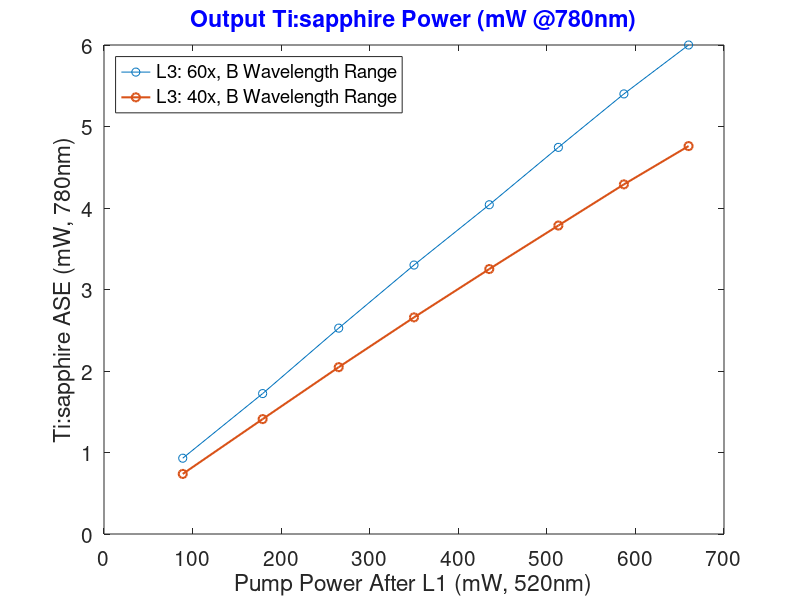
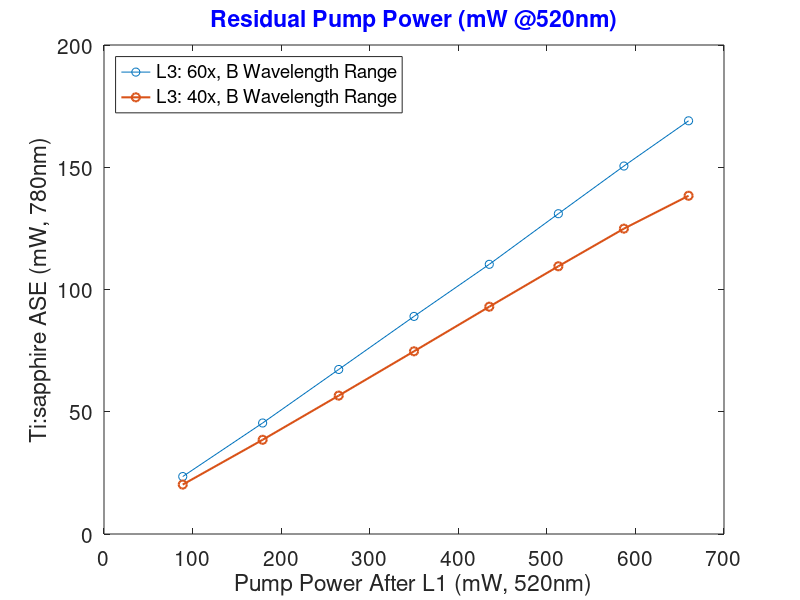

Write the MATLAB code that produced these figures, in order.
clear all
cd('D:\AMO\160926_TiSa LS Development\161006_Data Figures');
Current=[0.3
0.4
0.5
0.6
0.7
0.8
0.9
1
]';

Green=[88.9
179.1
265
350
435
513
587
660
];

Power_60x=[0.93
1.723
2.526
3.3
4.04
4.744
5.4
6
];

Power_40x=[0.737
1.41
2.047
2.658
3.251
3.785
4.29
4.76
];


Res_60x=[23.5
45.4
67.3
89
110.3
131
150.5
169
];

Res_40x=[20.21343
38.5299
56.60433
74.72062
92.96589
109.50615
124.8931
138.3364
];


figure('Position', [100, 100, 800, 500]);
plot(Green,Power_60x,'-o',Green,Power_40x,'-o','LineWidth',1.5);
xlabel('Pump Power After L1 (mW, 520nm)','fontsize',15);
ylabel('Ti:sapphire ASE (mW, 780nm)','fontsize',15);
legend('L3: 60x, B Wavelength Range','L3: 40x, B Wavelength Range','Location','NorthWest')
title('Output Ti:sapphire Power (mW @780nm)','fontsize',15,'color','b')
set(gca,'fontsize',15)


figure('Position', [100, 100, 800, 500]);
plot(Green,Res_60x,'-o',Green,Res_40x,'-o','LineWidth',1.5);
xlabel('Pump Power After L1 (mW, 520nm)','fontsize',15);
ylabel('Ti:sapphire ASE (mW, 780nm)','fontsize',15);
legend('L3: 60x, B Wavelength Range','L3: 40x, B Wavelength Range','Location','NorthWest')
title('Residual Pump Power (mW @520nm)','fontsize',15,'color','b')
set(gca,'fontsize',15)